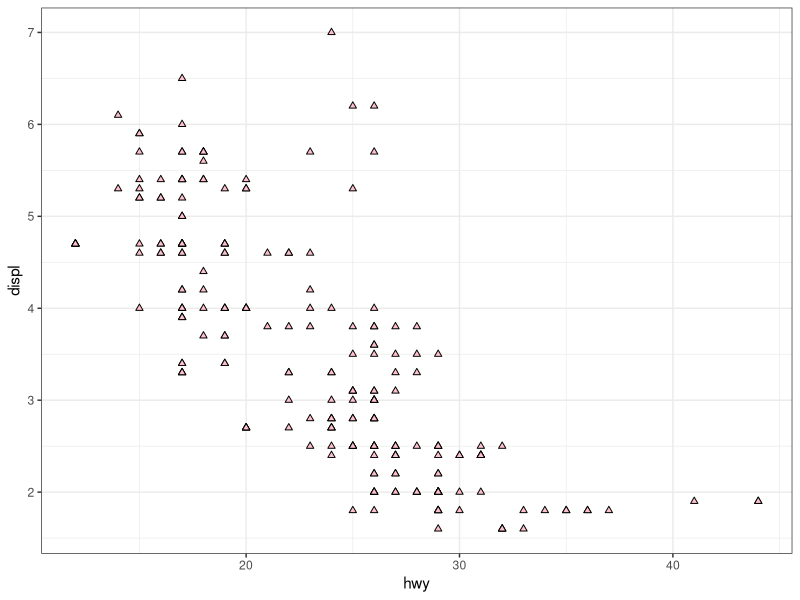
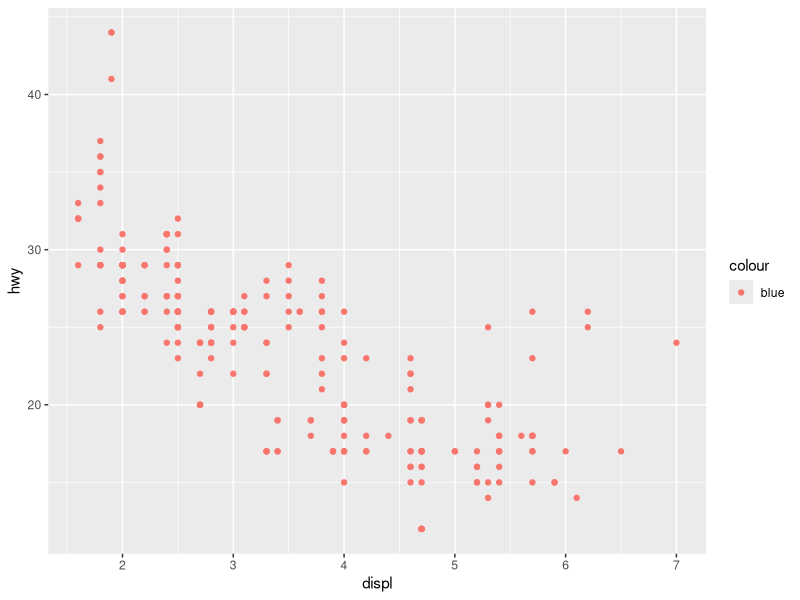
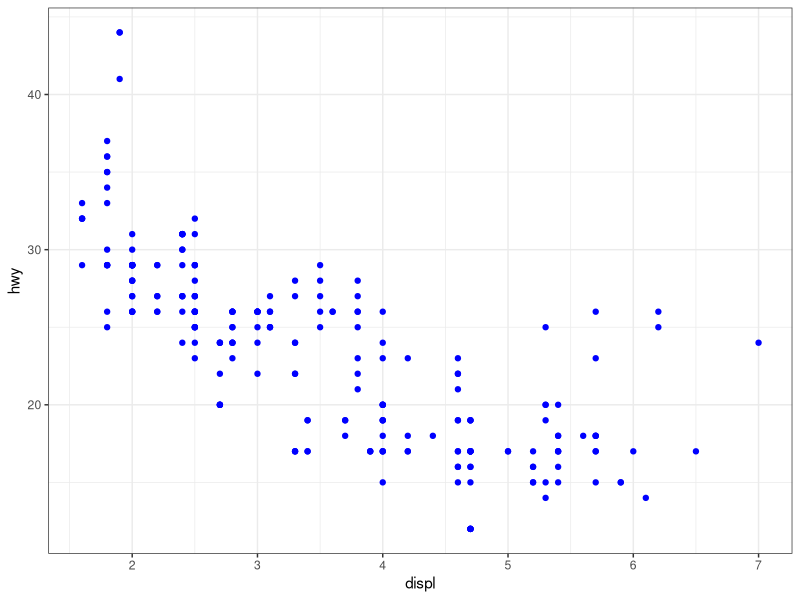
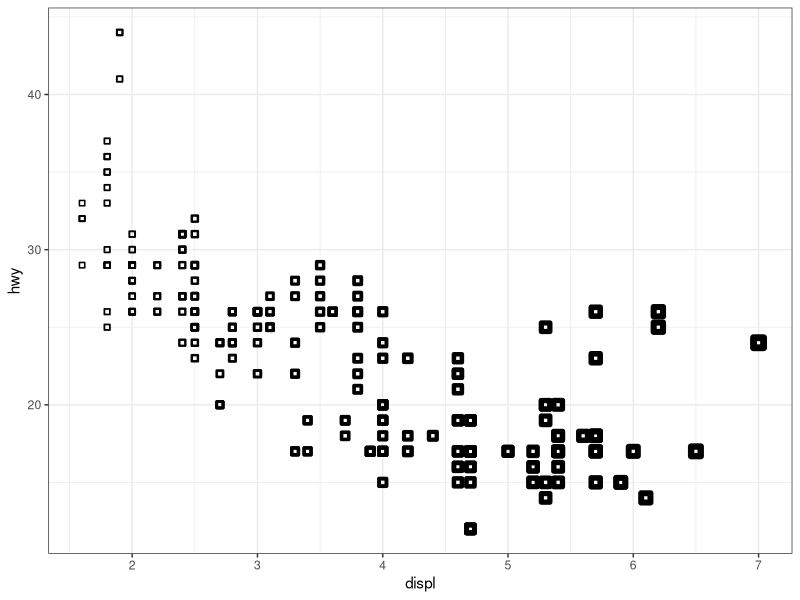
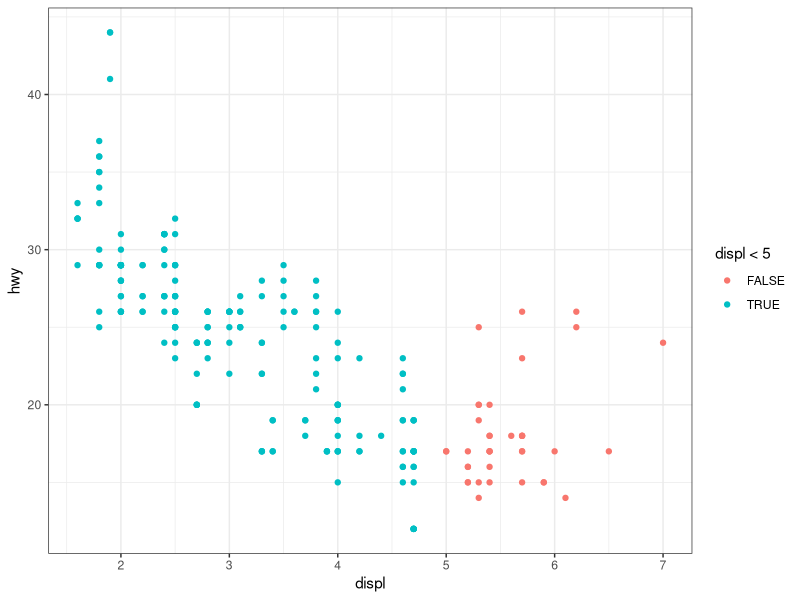

The R source for these figures, in order:
## ---- chunk 1
#| label: setup
#| warning: false
#| error: false

library(tidyverse)
data("mpg")

## ---- chunk 2
#| label: fig-q1-ex1
#| fig-cap: "Question 1: Scatterplot of hwy vs. displ"
#| message: false
#| error: false
#| warning: false

mpg |>
  ggplot(aes(x = hwy, y = displ)) +
  geom_point(shape = 24, fill = "pink") +
  theme_bw()
## ---- chunk 3
#| label: fig-q2-ex2-wrong
#| fig-cap: "The wrong plot produced by the faulty code"
ggplot(mpg) +    
  geom_point(aes(x = displ, y = hwy, color = "blue"))
## ---- chunk 4
#| label: fig-q2-ex2
#| fig-cap: "Corrected code produces blue points in the scatterplot"

mpg |>
  ggplot() +
  geom_point(aes(x = displ, y = hwy), 
             color = "blue") +
  theme_bw()
## ---- chunk 5
#| label: fig-q3-ex2
#| fig-cap: "Use of stroke aesthetic"

mpg |>
  ggplot() +
  geom_point(aes(x = displ, 
                 y = hwy,
                 stroke = displ/2),
             shape = 22) +
  theme_bw()
## ---- chunk 6
#| label: fig-q4-ex2
#| fig-cap: "Use of a logical expression in place of a variable in an aesthetic"

mpg |>
  ggplot(aes(x = displ, 
             y = hwy,
             color = displ < 5)) +
  geom_point() +
  theme_bw()

